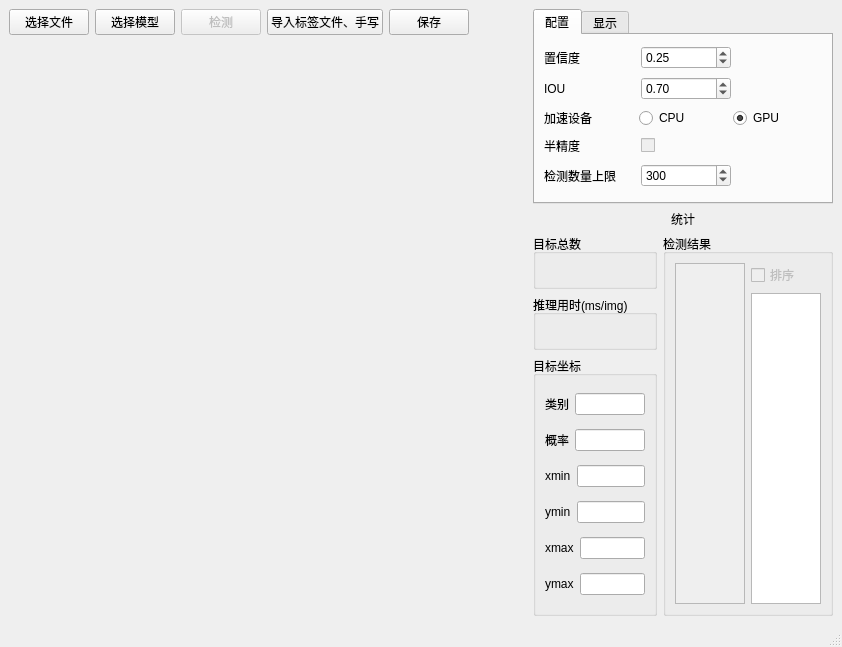
<?xml version="1.0" encoding="UTF-8"?>
<ui version="4.0">
 <class>MainWindow</class>
 <widget class="QMainWindow" name="MainWindow">
  <property name="geometry">
   <rect>
    <x>0</x>
    <y>0</y>
    <width>842</width>
    <height>647</height>
   </rect>
  </property>
  <property name="sizePolicy">
   <sizepolicy hsizetype="Expanding" vsizetype="Expanding">
    <horstretch>0</horstretch>
    <verstretch>0</verstretch>
   </sizepolicy>
  </property>
  <property name="windowTitle">
   <string>AI识别</string>
  </property>
  <widget class="QWidget" name="centralwidget">
   <layout class="QHBoxLayout" name="horizontalLayout_2" stretch="2,1">
    <item>
     <layout class="QVBoxLayout" name="verticalLayout" stretch="1,0,0">
      <item>
       <layout class="QHBoxLayout" name="horizontalLayout" stretch="1,1,1,1,0,1">
        <property name="bottomMargin">
         <number>0</number>
        </property>
        <item>
         <widget class="QPushButton" name="psbtn_file">
          <property name="text">
           <string>选择文件</string>
          </property>
         </widget>
        </item>
        <item>
         <widget class="QPushButton" name="psbtn_model">
          <property name="text">
           <string>选择模型</string>
          </property>
         </widget>
        </item>
        <item>
         <widget class="QPushButton" name="psbtn_detect">
          <property name="enabled">
           <bool>false</bool>
          </property>
          <property name="text">
           <string>检测</string>
          </property>
         </widget>
        </item>
        <item>
         <widget class="QPushButton" name="psbtn_stop">
          <property name="text">
           <string>导入标签文件、手写</string>
          </property>
          <property name="checkable">
           <bool>false</bool>
          </property>
          <property name="checked">
           <bool>false</bool>
          </property>
         </widget>
        </item>
        <item>
         <widget class="QPushButton" name="psbtn_export">
          <property name="text">
           <string>保存</string>
          </property>
         </widget>
        </item>
        <item>
         <spacer name="horizontalSpacer">
          <property name="orientation">
           <enum>Qt::Horizontal</enum>
          </property>
          <property name="sizeHint" stdset="0">
           <size>
            <width>40</width>
            <height>20</height>
           </size>
          </property>
         </spacer>
        </item>
       </layout>
      </item>
      <item>
       <widget class="QLabel" name="label_file">
        <property name="text">
         <string/>
        </property>
       </widget>
      </item>
      <item>
       <widget class="QLabel" name="label_model">
        <property name="text">
         <string/>
        </property>
       </widget>
      </item>
     </layout>
    </item>
    <item>
     <layout class="QVBoxLayout" name="verticalLayout_2" stretch="0,0,10">
      <item>
       <widget class="QTabWidget" name="tabWidget">
        <property name="currentIndex">
         <number>0</number>
        </property>
        <widget class="QWidget" name="tab">
         <attribute name="title">
          <string>配置</string>
         </attribute>
         <layout class="QVBoxLayout" name="verticalLayout_5">
          <item>
           <layout class="QHBoxLayout" name="horizontalLayout_11" stretch="1,1,1">
            <item>
             <widget class="QLabel" name="label_14">
              <property name="text">
               <string>置信度</string>
              </property>
             </widget>
            </item>
            <item>
             <widget class="QDoubleSpinBox" name="doubleSpinBox_conf">
              <property name="maximum">
               <double>1.000000000000000</double>
              </property>
              <property name="singleStep">
               <double>0.010000000000000</double>
              </property>
              <property name="value">
               <double>0.250000000000000</double>
              </property>
             </widget>
            </item>
            <item>
             <spacer name="horizontalSpacer_2">
              <property name="orientation">
               <enum>Qt::Horizontal</enum>
              </property>
              <property name="sizeHint" stdset="0">
               <size>
                <width>40</width>
                <height>20</height>
               </size>
              </property>
             </spacer>
            </item>
           </layout>
          </item>
          <item>
           <layout class="QHBoxLayout" name="horizontalLayout_12" stretch="1,1,1">
            <item>
             <widget class="QLabel" name="label_2">
              <property name="text">
               <string>IOU</string>
              </property>
             </widget>
            </item>
            <item>
             <widget class="QDoubleSpinBox" name="doubleSpinBox_iou">
              <property name="maximum">
               <double>1.000000000000000</double>
              </property>
              <property name="singleStep">
               <double>0.010000000000000</double>
              </property>
              <property name="value">
               <double>0.700000000000000</double>
              </property>
             </widget>
            </item>
            <item>
             <spacer name="horizontalSpacer_3">
              <property name="orientation">
               <enum>Qt::Horizontal</enum>
              </property>
              <property name="sizeHint" stdset="0">
               <size>
                <width>40</width>
                <height>20</height>
               </size>
              </property>
             </spacer>
            </item>
           </layout>
          </item>
          <item>
           <layout class="QHBoxLayout" name="horizontalLayout_13">
            <item>
             <widget class="QLabel" name="label_3">
              <property name="text">
               <string>加速设备</string>
              </property>
             </widget>
            </item>
            <item>
             <widget class="QRadioButton" name="radioButton_cpu">
              <property name="text">
               <string>CPU</string>
              </property>
              <property name="checkable">
               <bool>true</bool>
              </property>
              <property name="checked">
               <bool>false</bool>
              </property>
             </widget>
            </item>
            <item>
             <widget class="QRadioButton" name="radioButton_gpu">
              <property name="text">
               <string>GPU</string>
              </property>
              <property name="checked">
               <bool>true</bool>
              </property>
             </widget>
            </item>
           </layout>
          </item>
          <item>
           <layout class="QHBoxLayout" name="horizontalLayout_14" stretch="1,1,1">
            <item>
             <widget class="QLabel" name="label_half">
              <property name="text">
               <string>半精度</string>
              </property>
             </widget>
            </item>
            <item>
             <widget class="QCheckBox" name="checkBox_half">
              <property name="enabled">
               <bool>false</bool>
              </property>
              <property name="text">
               <string/>
              </property>
              <property name="tristate">
               <bool>false</bool>
              </property>
             </widget>
            </item>
            <item>
             <spacer name="horizontalSpacer_5">
              <property name="orientation">
               <enum>Qt::Horizontal</enum>
              </property>
              <property name="sizeHint" stdset="0">
               <size>
                <width>40</width>
                <height>20</height>
               </size>
              </property>
             </spacer>
            </item>
           </layout>
          </item>
          <item>
           <layout class="QHBoxLayout" name="horizontalLayout_15" stretch="1,1,1">
            <item>
             <widget class="QLabel" name="label_8">
              <property name="text">
               <string>检测数量上限</string>
              </property>
             </widget>
            </item>
            <item>
             <widget class="QSpinBox" name="spinBox_maxbox">
              <property name="maximum">
               <number>10000</number>
              </property>
              <property name="value">
               <number>300</number>
              </property>
             </widget>
            </item>
            <item>
             <spacer name="horizontalSpacer_6">
              <property name="orientation">
               <enum>Qt::Horizontal</enum>
              </property>
              <property name="sizeHint" stdset="0">
               <size>
                <width>40</width>
                <height>20</height>
               </size>
              </property>
             </spacer>
            </item>
           </layout>
          </item>
         </layout>
        </widget>
        <widget class="QWidget" name="tab_2">
         <attribute name="title">
          <string>显示</string>
         </attribute>
         <layout class="QVBoxLayout" name="verticalLayout_6">
          <item>
           <layout class="QHBoxLayout" name="horizontalLayout_17" stretch="1,5">
            <item>
             <widget class="QLabel" name="label_15">
              <property name="text">
               <string>类别：</string>
              </property>
             </widget>
            </item>
            <item>
             <widget class="QToolButton" name="toolButton_cls">
              <property name="sizePolicy">
               <sizepolicy hsizetype="Expanding" vsizetype="Fixed">
                <horstretch>0</horstretch>
                <verstretch>0</verstretch>
               </sizepolicy>
              </property>
              <property name="text">
               <string>所有类别</string>
              </property>
             </widget>
            </item>
           </layout>
          </item>
          <item>
           <layout class="QHBoxLayout" name="horizontalLayout_19" stretch="0,2,1,1,1">
            <item>
             <widget class="QLabel" name="label_16">
              <property name="text">
               <string>字体：</string>
              </property>
             </widget>
            </item>
            <item>
             <widget class="QCheckBox" name="checkBox_bold">
              <property name="text">
               <string>加粗</string>
              </property>
              <property name="checked">
               <bool>true</bool>
              </property>
             </widget>
            </item>
            <item>
             <widget class="QLabel" name="label_17">
              <property name="text">
               <string>大小</string>
              </property>
              <property name="alignment">
               <set>Qt::AlignCenter</set>
              </property>
             </widget>
            </item>
            <item>
             <widget class="QSpinBox" name="spinBox_font_size">
              <property name="value">
               <number>8</number>
              </property>
             </widget>
            </item>
            <item>
             <spacer name="horizontalSpacer_9">
              <property name="orientation">
               <enum>Qt::Horizontal</enum>
              </property>
              <property name="sizeHint" stdset="0">
               <size>
                <width>40</width>
                <height>20</height>
               </size>
              </property>
             </spacer>
            </item>
           </layout>
          </item>
          <item>
           <layout class="QHBoxLayout" name="horizontalLayout_21" stretch="1,2,2,2">
            <item>
             <widget class="QLabel" name="label_18">
              <property name="text">
               <string>框：</string>
              </property>
             </widget>
            </item>
            <item>
             <widget class="QCheckBox" name="checkBox_box">
              <property name="text">
               <string>目标框</string>
              </property>
              <property name="checked">
               <bool>true</bool>
              </property>
             </widget>
            </item>
            <item>
             <widget class="QCheckBox" name="checkBox_lb">
              <property name="text">
               <string>标签</string>
              </property>
              <property name="checkable">
               <bool>true</bool>
              </property>
              <property name="checked">
               <bool>true</bool>
              </property>
             </widget>
            </item>
            <item>
             <widget class="QCheckBox" name="checkBox_conf">
              <property name="text">
               <string>置信度</string>
              </property>
              <property name="checked">
               <bool>true</bool>
              </property>
             </widget>
            </item>
           </layout>
          </item>
          <item>
           <layout class="QHBoxLayout" name="horizontalLayout_23" stretch="1,2,1,1,2">
            <item>
             <spacer name="horizontalSpacer_10">
              <property name="orientation">
               <enum>Qt::Horizontal</enum>
              </property>
              <property name="sizeHint" stdset="0">
               <size>
                <width>40</width>
                <height>20</height>
               </size>
              </property>
             </spacer>
            </item>
            <item>
             <widget class="QCheckBox" name="checkBox_uniform_cls">
              <property name="text">
               <string>统一标签</string>
              </property>
             </widget>
            </item>
            <item>
             <widget class="QLabel" name="label_13">
              <property name="text">
               <string>框宽</string>
              </property>
              <property name="alignment">
               <set>Qt::AlignRight|Qt::AlignTrailing|Qt::AlignVCenter</set>
              </property>
             </widget>
            </item>
            <item>
             <widget class="QSpinBox" name="spinBox_box_sz">
              <property name="value">
               <number>2</number>
              </property>
             </widget>
            </item>
            <item>
             <spacer name="horizontalSpacer_11">
              <property name="orientation">
               <enum>Qt::Horizontal</enum>
              </property>
              <property name="sizeHint" stdset="0">
               <size>
                <width>40</width>
                <height>20</height>
               </size>
              </property>
             </spacer>
            </item>
           </layout>
          </item>
          <item>
           <layout class="QHBoxLayout" name="horizontalLayout_22">
            <item>
             <spacer name="horizontalSpacer_8">
              <property name="orientation">
               <enum>Qt::Horizontal</enum>
              </property>
              <property name="sizeHint" stdset="0">
               <size>
                <width>40</width>
                <height>20</height>
               </size>
              </property>
             </spacer>
            </item>
            <item>
             <widget class="QPushButton" name="pushButton_draw">
              <property name="enabled">
               <bool>false</bool>
              </property>
              <property name="text">
               <string>重绘</string>
              </property>
             </widget>
            </item>
           </layout>
          </item>
         </layout>
        </widget>
       </widget>
      </item>
      <item>
       <widget class="QLabel" name="label">
        <property name="text">
         <string>统计</string>
        </property>
        <property name="alignment">
         <set>Qt::AlignCenter</set>
        </property>
       </widget>
      </item>
      <item>
       <layout class="QHBoxLayout" name="horizontalLayout_4" stretch="1,3">
        <item>
         <layout class="QVBoxLayout" name="verticalLayout_3" stretch="1,1,6">
          <item>
           <widget class="QGroupBox" name="groupBox_2">
            <property name="title">
             <string>目标总数</string>
            </property>
            <layout class="QHBoxLayout" name="horizontalLayout_3">
             <item>
              <widget class="QLabel" name="label_sum">
               <property name="text">
                <string/>
               </property>
               <property name="alignment">
                <set>Qt::AlignCenter</set>
               </property>
              </widget>
             </item>
            </layout>
           </widget>
          </item>
          <item>
           <widget class="QGroupBox" name="groupBox_4">
            <property name="title">
             <string>推理用时(ms/img)</string>
            </property>
            <layout class="QHBoxLayout" name="horizontalLayout_18">
             <item>
              <widget class="QLabel" name="label_time">
               <property name="text">
                <string/>
               </property>
               <property name="alignment">
                <set>Qt::AlignCenter</set>
               </property>
              </widget>
             </item>
            </layout>
           </widget>
          </item>
          <item>
           <widget class="QGroupBox" name="groupBox">
            <property name="title">
             <string>目标坐标</string>
            </property>
            <layout class="QVBoxLayout" name="verticalLayout_4">
             <item>
              <layout class="QHBoxLayout" name="horizontalLayout_10">
               <item>
                <widget class="QLabel" name="label_4">
                 <property name="text">
                  <string>类别</string>
                 </property>
                </widget>
               </item>
               <item>
                <widget class="QLineEdit" name="lineEdit_cls"/>
               </item>
              </layout>
             </item>
             <item>
              <layout class="QHBoxLayout" name="horizontalLayout_5">
               <item>
                <widget class="QLabel" name="label_7">
                 <property name="text">
                  <string>概率</string>
                 </property>
                </widget>
               </item>
               <item>
                <widget class="QLineEdit" name="lineEdit_pro"/>
               </item>
              </layout>
             </item>
             <item>
              <layout class="QHBoxLayout" name="horizontalLayout_9">
               <item>
                <widget class="QLabel" name="label_10">
                 <property name="text">
                  <string>xmin</string>
                 </property>
                </widget>
               </item>
               <item>
                <widget class="QLineEdit" name="lineEdit_xmin">
                 <property name="sizePolicy">
                  <sizepolicy hsizetype="Expanding" vsizetype="Fixed">
                   <horstretch>0</horstretch>
                   <verstretch>0</verstretch>
                  </sizepolicy>
                 </property>
                </widget>
               </item>
              </layout>
             </item>
             <item>
              <layout class="QHBoxLayout" name="horizontalLayout_8">
               <item>
                <widget class="QLabel" name="label_9">
                 <property name="text">
                  <string>ymin</string>
                 </property>
                </widget>
               </item>
               <item>
                <widget class="QLineEdit" name="lineEdit_ymin"/>
               </item>
              </layout>
             </item>
             <item>
              <layout class="QHBoxLayout" name="horizontalLayout_7">
               <item>
                <widget class="QLabel" name="label_6">
                 <property name="text">
                  <string>xmax</string>
                 </property>
                </widget>
               </item>
               <item>
                <widget class="QLineEdit" name="lineEdit_xmax"/>
               </item>
              </layout>
             </item>
             <item>
              <layout class="QHBoxLayout" name="horizontalLayout_6">
               <item>
                <widget class="QLabel" name="label_5">
                 <property name="text">
                  <string>ymax</string>
                 </property>
                </widget>
               </item>
               <item>
                <widget class="QLineEdit" name="lineEdit_ymax"/>
               </item>
              </layout>
             </item>
            </layout>
           </widget>
          </item>
         </layout>
        </item>
        <item>
         <widget class="QGroupBox" name="groupBox_3">
          <property name="title">
           <string>检测结果</string>
          </property>
          <layout class="QHBoxLayout" name="horizontalLayout_20" stretch="0,3">
           <item>
            <widget class="QScrollArea" name="scrollArea">
             <property name="widgetResizable">
              <bool>true</bool>
             </property>
             <widget class="QWidget" name="scrollAreaWidgetContents_2">
              <property name="geometry">
               <rect>
                <x>0</x>
                <y>0</y>
                <width>69</width>
                <height>331</height>
               </rect>
              </property>
              <layout class="QVBoxLayout" name="verticalLayout_8">
               <item>
                <widget class="QLabel" name="label_rst">
                 <property name="text">
                  <string/>
                 </property>
                 <property name="alignment">
                  <set>Qt::AlignLeading|Qt::AlignLeft|Qt::AlignTop</set>
                 </property>
                </widget>
               </item>
              </layout>
             </widget>
            </widget>
           </item>
           <item>
            <layout class="QVBoxLayout" name="verticalLayout_7">
             <item>
              <layout class="QHBoxLayout" name="horizontalLayout_16" stretch="1,1">
               <item>
                <widget class="QCheckBox" name="checkBox_sort">
                 <property name="enabled">
                  <bool>false</bool>
                 </property>
                 <property name="text">
                  <string>排序</string>
                 </property>
                </widget>
               </item>
               <item>
                <spacer name="horizontalSpacer_4">
                 <property name="orientation">
                  <enum>Qt::Horizontal</enum>
                 </property>
                 <property name="sizeHint" stdset="0">
                  <size>
                   <width>40</width>
                   <height>20</height>
                  </size>
                 </property>
                </spacer>
               </item>
              </layout>
             </item>
             <item>
              <widget class="QListWidget" name="listWidget_rst">
               <property name="selectionMode">
                <enum>QAbstractItemView::MultiSelection</enum>
               </property>
              </widget>
             </item>
            </layout>
           </item>
          </layout>
         </widget>
        </item>
       </layout>
      </item>
     </layout>
    </item>
   </layout>
  </widget>
  <widget class="QMenuBar" name="menubar">
   <property name="geometry">
    <rect>
     <x>0</x>
     <y>0</y>
     <width>842</width>
     <height>22</height>
    </rect>
   </property>
  </widget>
  <widget class="QStatusBar" name="statusbar"/>
 </widget>
 <resources/>
 <connections/>
</ui>
